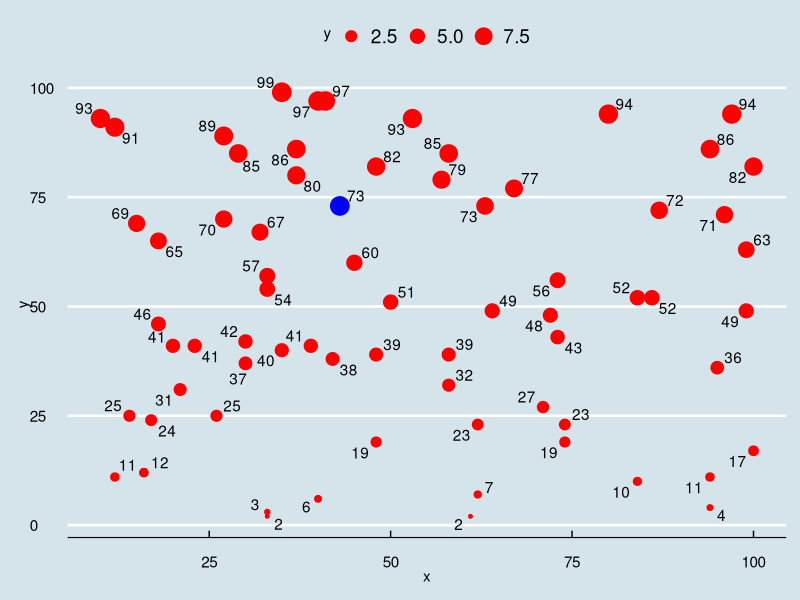

This figure's R source:
y <- sample(c(0:100), 70, replace = T)
x <- sample(c(10:100), 70, replace = T)
df <- data.frame(x,y)
my_point <- df[8,]
library(ggplot2)
library(ggrepel)
library(ggthemes)

ggplot(df, aes(x = x, y = y)) + geom_point(color = "red", aes(size = y/ 10)) + geom_text_repel(aes(x,y, label = y)) +
  theme_economist() + geom_point(data = my_point, color = "blue", size = 6) +
  scale_size(name = expression(y))
